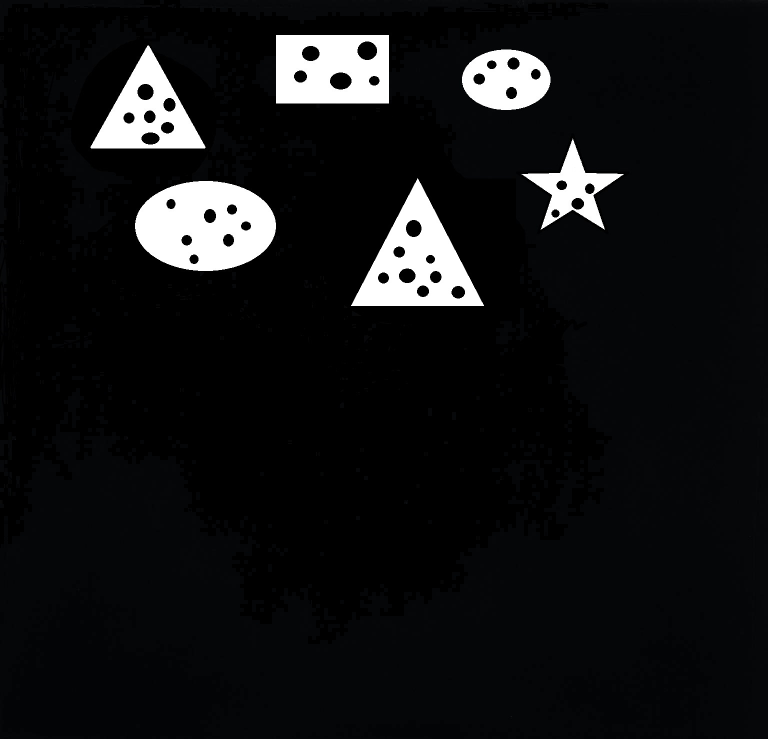
#> input picture DesignWithHoles2.jpg, 1536 x 1478 px (shown at 1/2 size)
$ python AutoHoleFilling.py
#> lines starting #> are read from the running program, lines starting #| are printed output that depends on the picture
#> further down, original is the input picture: shape (1478, 1536, 3); mean B, G, R 20.1, 19.1, 18.5
# -*- coding: utf-8 -*-
"""
Created on Wed Apr 17 10:24:55 2019

This program takes a simple binary design with "holes" in it and automatically fills the holes using
morphological reconstruction by dilation. In the morphological reconstruction, a marker image and mask is used
@author: eagle
"""

import cv2
import numpy as np

# function for creating the structuring element
def SE(size):
    SE = np.ones((size,size))
    return SE

def formMarkerImg(image):
    iH = image.shape[0] # image height
#> iH = 1478
    iW = image.shape[1] # image width
#> iW = 1536

    marker = np.zeros((iH, iW), dtype = 'uint8') # initialize the marker image

    # filling the marker image correctly
    for x in range(0, iH):
        for y in range(0, iW):
            if x == 0 or x == (iH - 1) or y == 0 or y == (iW - 1): # if the pixel is on the border
                marker[x, y] = 1 - image[x, y]
            else:
                marker[x, y] = 0
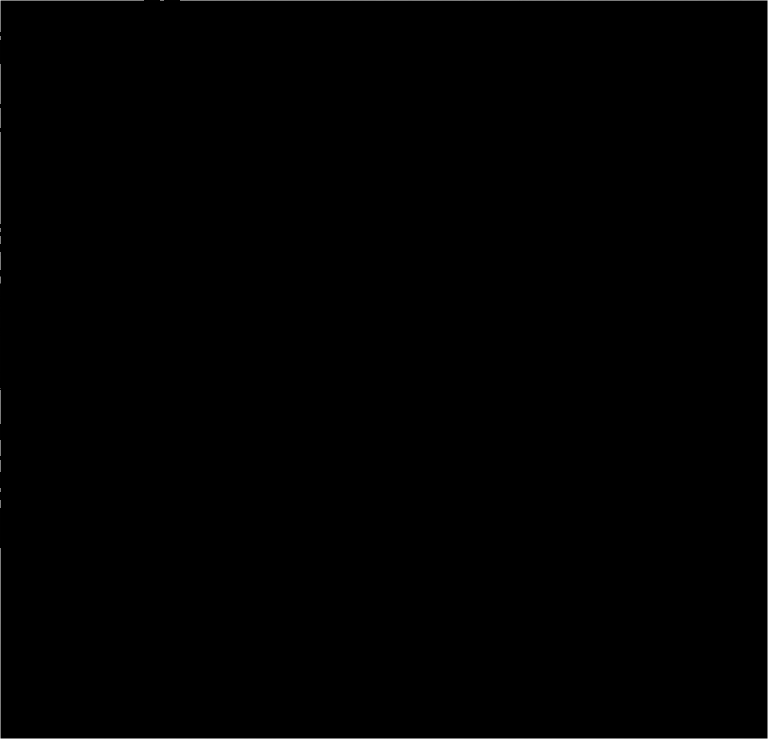
#> marker: shape (1478, 1536) (shown at 1/2 size); min 0, max 255, mean 0.6

    return marker

# function for getting complement of image
def complementImg(image):
    image = cv2.bitwise_not(image)
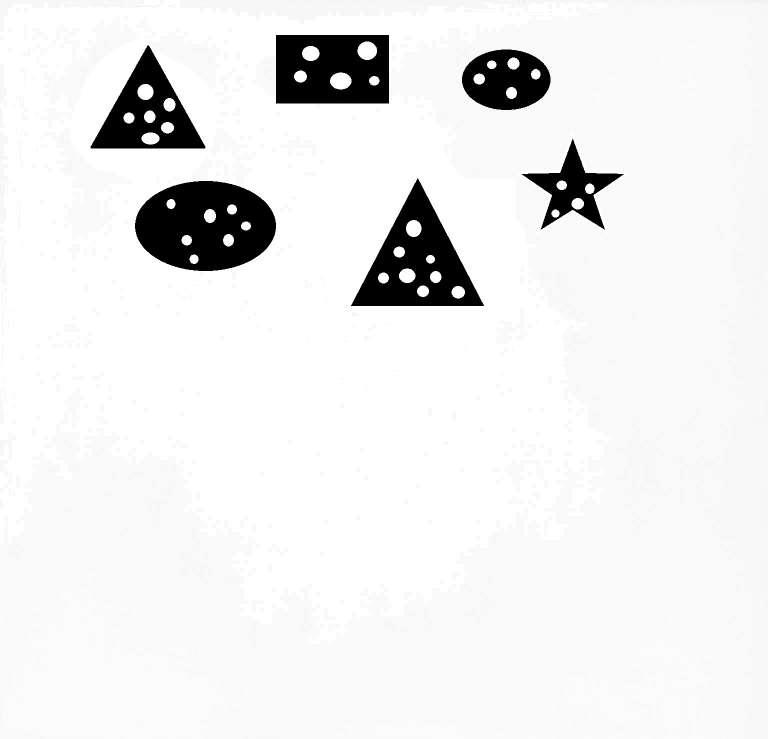
#> image: shape (1478, 1536) (shown at 1/2 size); min 0, max 255, mean 235.9
    return image

# This is where the morphological reconstruction process happens
# n is number of iterations of dilating and bitwise anding
def MorphRecon(marker, mask, SE, n):
#> called with SE = array of shape (3, 3), n = 800
    for i in range(0, n):
        dil = cv2.dilate(marker, SE, iterations = 1) # dilate the new marker with structuring element
        result = cv2.bitwise_and(dil, mask) # Bitwise and the dilated image with the mask
        marker = result # update the marker image
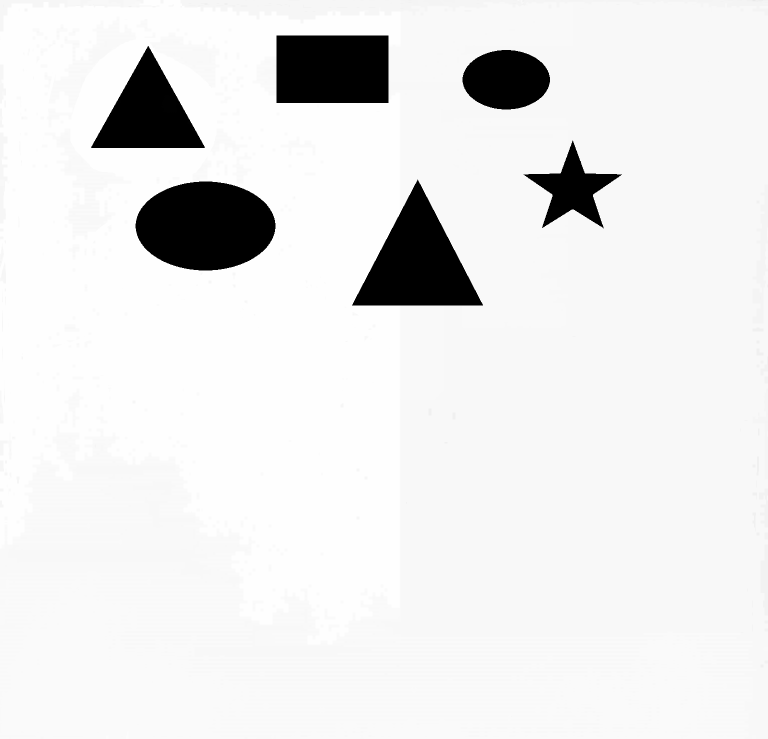
#> dil: shape (1478, 1536) (shown at 1/2 size); min 0, max 255, mean 233.3

    return result # after all iterations, return the resulting image of the morphological reconstruction

original = cv2.imread("DesignWithHoles2.jpg") # read in image

gray = cv2.cvtColor(original, cv2.COLOR_BGR2GRAY) # convert to grayscale

markerImg = formMarkerImg(gray) # get the marker image

mask = complementImg(gray) # The mask is achieved by getting the complement of the original image

morphReconImg = MorphRecon(markerImg, mask, SE(3), 800) # where the morph recon by dilation happens

result = complementImg(morphReconImg) # Lastly, take the complement of the image from above

# show the output images
cv2.imshow("original", gray) # Original grayscale image
cv2.imshow("result", result) # show the result after complementing morph recon image
cv2.waitKey(0) # If you press enter
cv2.destroyAllWindows() # Close all images being shown
